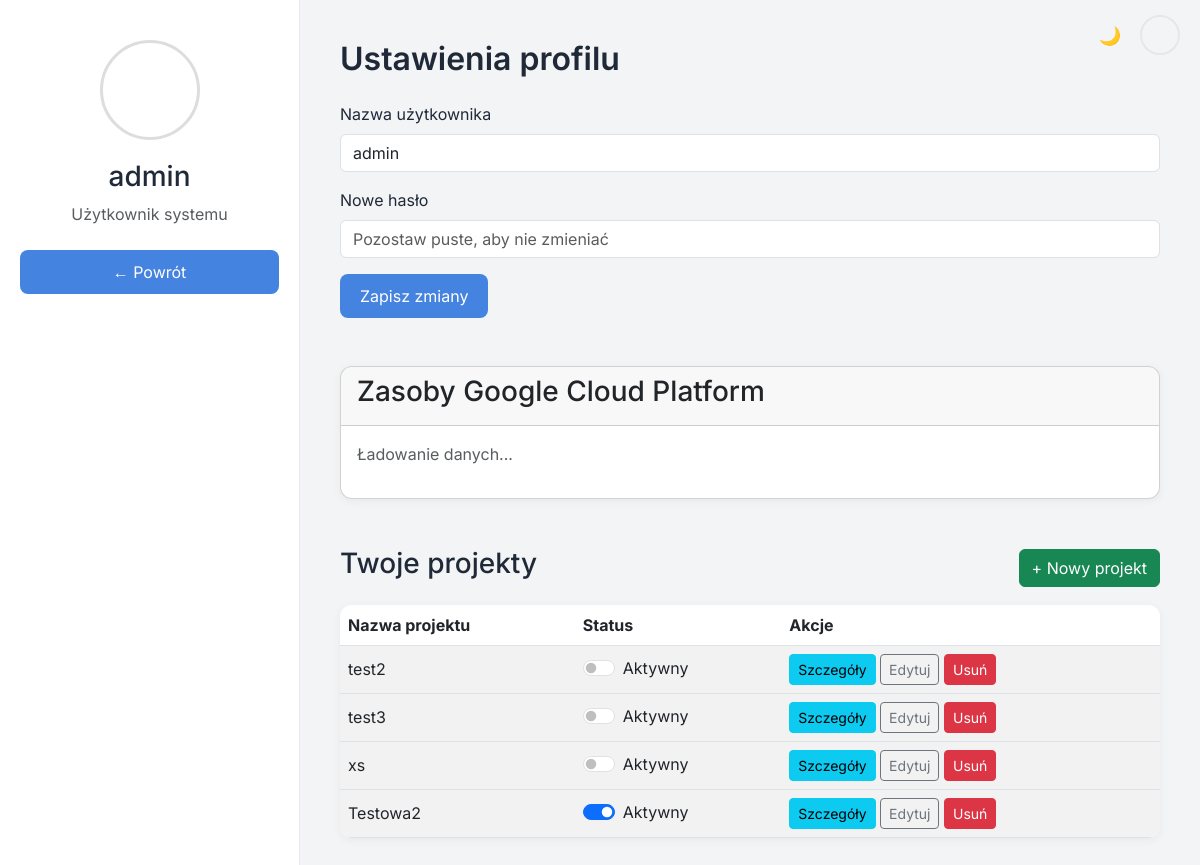
The app's page /profile (signed in), older data.
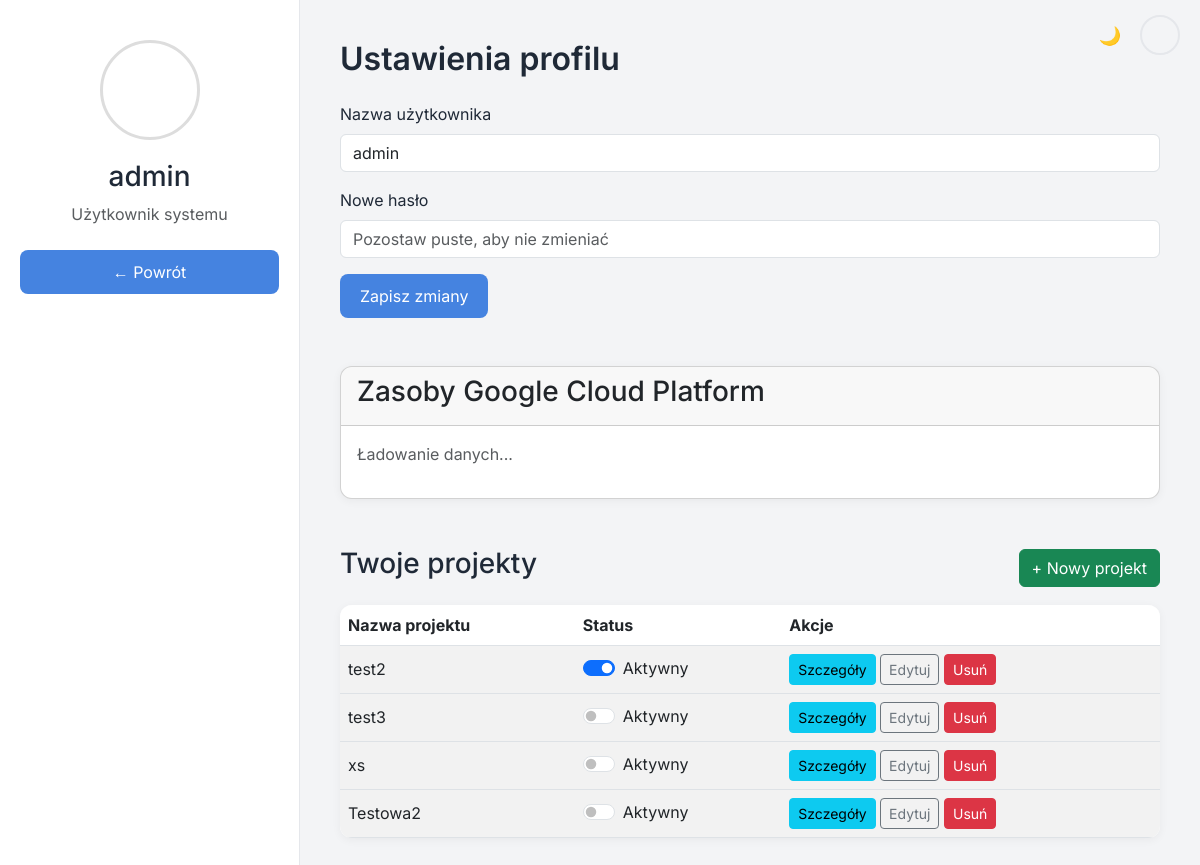
The same page, newer data.
### app.py (models this page shows)
class User(db.Model):
    id = db.Column(db.Integer, primary_key=True)
    username = db.Column(db.String(80), unique=True, nullable=False)
    password = db.Column(db.String(120), nullable=False)

class Project(db.Model):
    id = db.Column(db.Integer, primary_key=True)
    name = db.Column(db.String(120), nullable=False)
    location = db.Column(db.String(250), default="")
    zone = db.Column(db.String(250), default="")
    active = db.Column(db.Boolean, default=False)
    user_id = db.Column(db.Integer, db.ForeignKey('user.id'), nullable=False)
    machine_type = db.Column(db.String(250), default="")
    user = db.relationship('User', backref=db.backref('projects', lazy=True))

### app.py (the view, shortened to what this page needs)
@app.route('/profile', methods=['GET', 'POST'])
@login_required
def profile():
    user = User.query.get(session['user_id'])
    project = Project.query.filter_by(user_id=user.id, active=True).first()
    return render_template('profile.html', user=user)

### app.py (called while the page is built)
def login_required(f):
    @wraps(f)
    def decorated_function(*args, **kwargs):
        if 'user_id' not in session:
            return redirect(url_for('login'))
        return f(*args, **kwargs)
    return decorated_function

### templates/profile.html (shortened to what this page needs)
<!DOCTYPE html>
<html lang="pl">
<head>
    <link href="https://cdn.jsdelivr.net/npm/bootstrap@5.3.0-alpha3/dist/css/bootstrap.min.css" rel="stylesheet">
    <link rel="stylesheet" href="/static/css/styles.css">
</head>
<body>
<div class="theme-toggle">
  <button id="theme-button" class="theme-btn">🌙</button>
  <a href="#" class="profile-icon" title="Profil"></a>
</div>
<div class="profile-page-wrapper">
    <div class="profile-sidebar">
        <div class="profile-avatar" style="background-image: url('https://cdn-icons-png.flaticon.com/512/847/847969.png');"></div>
        <h3>{{ user.username }}</h3>
        <p class="text-muted">Użytkownik systemu</p>
        <div class="mt-4">
            <a href="{{ url_for('index') }}" class="btn btn-primary w-100">← Powrót</a>
        </div>
    </div>
    <div class="profile-main">
        <h2>Ustawienia profilu</h2>
        <form method="POST" class="mt-4">
            <div class="mb-3">
                <label class="form-label">Nazwa użytkownika</label>
                <input type="text" class="form-control" name="username" value="{{ user.username }}" required>
            </div>
            <div class="mb-3">
                <label class="form-label">Nowe hasło</label>
                <input type="password" class="form-control" name="password" placeholder="Pozostaw puste, aby nie zmieniać">
            </div>
            <button type="submit" class="btn btn-primary">Zapisz zmiany</button>
        </form>
        <div class="card mt-5 table">
          <div class="card-header">
            <h3>Zasoby Google Cloud Platform</h3>
          </div>
          <div class="card-body" id="gcp-resources">
            <p class="text-muted">Ładowanie danych...</p>
          </div>
        </div>
        <div class="d-flex justify-content-between align-items-center mt-5">
            <h3>Twoje projekty</h3>
            <button type="button" class="btn btn-success" data-bs-toggle="modal" data-bs-target="#createProjectModal">
                + Nowy projekt
            </button>
        </div>
        <table class="table table-striped table-hover mt-3">
          <thead>
            <tr>
              <th>Nazwa projektu</th>
              <th>Status</th>
              <th>Akcje</th>
            </tr>
          </thead>
          <tbody>
            {% for project in user.projects %}
            <tr>
              <td>{{ project.name }}</td>
              <td>
                <div class="form-check form-switch">
                  <input class="form-check-input project-switch"
                        type="checkbox"
                        {% if project.active %}checked{% endif %}
                        onchange="toggleProjectActive({{ project.id }})">
                  <label class="form-check-label">Aktywny</label>
                </div>
              </td>
              <td>
                <button class="btn btn-sm btn-info toggle-details" type="button" data-bs-toggle="collapse" data-bs-target="#details-{{ project.id }}" aria-expanded="false" aria-controls="details-{{ project.id }}">
                  Szczegóły
                </button>
                <a href="{{ url_for('edit_project', project_id=project.id) }}" class="btn btn-sm btn-outline-secondary">
                  Edytuj
                </a>
                <form method="post"
                  action="{{ url_for('delete_project', project_id=project.id) }}"
                  class="d-inline"
                  onsubmit="return confirm('Na pewno usunąć projekt {{ project.name }}?');">
              <button type="submit" class="btn btn-sm btn-danger">Usuń</button>
            </form>
              </td>
            </tr>
            {% endfor %}
          </tbody>
        </table>
    </div>
</div>
</body>
</html>

### static/css/styles.css (style rules this page uses)
body, html { margin: 0; padding: 0; height: 100%; font-family: 'Inter', sans-serif; background: #f9fafb; color: #1f2937; }
div, .form-control, body { transition-property: color, background-color, border-color, box-shadow; transition-duration: 0.17s; transition-timing-function: ease-in-out; }
a { text-decoration: none; color: #3b82f6; }
.theme-toggle { position: absolute; top: 15px; right: 20px; display: flex; gap: 10px; }
.theme-btn { border: none; background: #fef3c7; font-size: 18px; border-radius: 50%; width: 36px; height: 36px; cursor: pointer; }
.profile-icon { width: 40px; height: 40px; border-radius: 50%; background-image: url('https://cdn-icons-png.flaticon.com/512/847/847969.png'); background-size: cover; background-position: center; border: 2px solid #e5e7eb; }
.theme-btn { border: none;; background-size: cover; background-position: center; border-radius: 50%; width: 40px; height: 40px; cursor: pointer; display: inline-block; background-color: transparent; }
.profile-page-wrapper { display: flex; min-height: 100vh; background: #f9fafb; font-family: 'Inter', sans-serif; }
.profile-sidebar { width: 300px; background: #fff; border-right: 1px solid #e5e7eb; padding: 40px 20px; text-align: center; box-shadow: 0 0 20px rgba(0,0,0,0.03); }
.profile-avatar { width: 100px; height: 100px; margin: 0 auto 20px; border-radius: 50%; background-size: cover; background-position: center; border: 3px solid #ddd; }
.profile-main { flex: 1; padding: 40px; background: #f3f4f6; }
.profile-main h2 { font-weight: 600; margin-bottom: 20px; }
.btn-primary { background-color: #4583e0; color: white; padding: 10px 20px; border-radius: 8px; border: none; cursor: pointer; transition: background-color 0.2s; }
.project-switch:checked { background-color: #0d6efd; border-color: #0d6efd; }
.table { border-radius: 12px; overflow: hidden; background: #ffffff; box-shadow: 0 2px 10px rgba(0,0,0,0.05); }
.table thead { background-color: #f3f4f6; font-weight: 600; }
.table td, .table th { vertical-align: middle; }
.toggle-details { transition: background-color 0.2s; }

Row changes from the older to the newer data that the page shows:
changed Project "test2": active "☐" → "☑"
changed Project "Testowa2": active "☑" → "☐"
